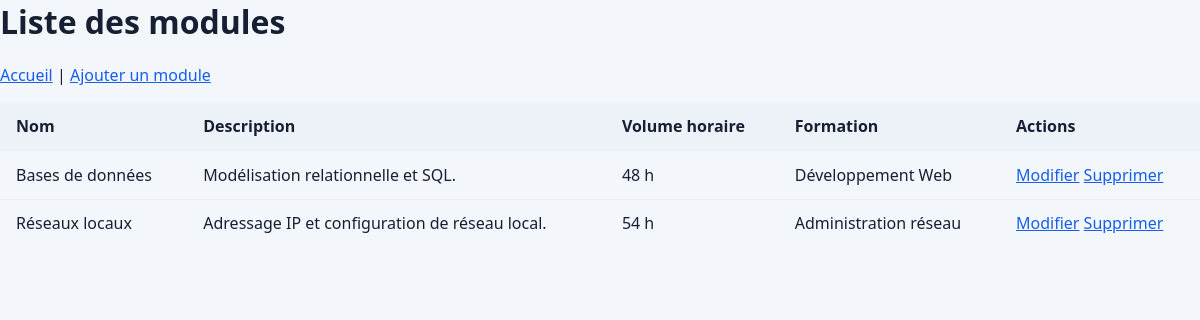
Screenshot of /modules/index.php with the database file from the repository.
### tables this page shows
CREATE TABLE IF NOT EXISTS modules (
    id_module INT UNSIGNED AUTO_INCREMENT PRIMARY KEY,
    nom VARCHAR(120) NOT NULL,
    description TEXT NOT NULL,
    volume_horaire SMALLINT UNSIGNED NOT NULL,
    formation_id INT UNSIGNED NOT NULL,
    CONSTRAINT fk_modules_formation
        FOREIGN KEY (formation_id) REFERENCES formations (id_formation)
        ON UPDATE CASCADE ON DELETE RESTRICT
);

CREATE TABLE IF NOT EXISTS formations (
    id_formation INT UNSIGNED AUTO_INCREMENT PRIMARY KEY,
    nom VARCHAR(120) NOT NULL,
    description TEXT NOT NULL,
    duree_heures SMALLINT UNSIGNED NOT NULL
);

### modules/index.php (the view, shortened to what this page needs)
<?php
require_once('../database/connexion.php');
$requete = $pdo->query(
    "SELECT modules.*, formations.nom AS formation
     FROM modules
     JOIN formations ON modules.formation_id = formations.id_formation"
);
$modules = $requete->fetchAll(PDO::FETCH_ASSOC);
?>
<!DOCTYPE html>
<html lang="fr">
<head>
    <link rel="stylesheet" href="../assets/style.css">
</head>
<body>
    <h1>Liste des modules</h1>
    <p><a href="../">Accueil</a> | <a href="create.php">Ajouter un module</a></p>
    <table>
        <tr><th>Nom</th><th>Description</th><th>Volume horaire</th><th>Formation</th><th>Actions</th></tr>
        <?php foreach ($modules as $module) { ?>
            <tr>
                <td><?= htmlspecialchars($module['nom']) ?></td>
                <td><?= htmlspecialchars($module['description']) ?></td>
                <td><?= htmlspecialchars($module['volume_horaire']) ?> h</td>
                <td><?= htmlspecialchars($module['formation']) ?></td>
                <td>
                    <a href="edit.php?id=<?= $module['id_module'] ?>">Modifier</a>
                    <a href="delete.php?id=<?= $module['id_module'] ?>">Supprimer</a>
                </td>
            </tr>
        <?php } ?>
    </table>
</body>
</html>

### assets/style.css (style rules this page uses)
:root { color-scheme: light; font-family: system-ui, -apple-system, "Segoe UI", sans-serif; color: #172033; background: #f3f6fb; }
* { box-sizing: border-box; }
body { margin: 0; }
a { color: #155eef; }
h1 { margin-top: 0; }
table { width: 100%; border-collapse: collapse; }
th, td { padding: 0.8rem 1rem; text-align: left; vertical-align: top; border-bottom: 1px solid #e8edf4; }
th { background: #edf2f8; white-space: nowrap; }
tr:last-child td { border-bottom: 0; }

### rows the page displays
modules: nom "Bases de données", description "Modélisation relationnelle et SQL.", volume_horaire "48", formation.nom "Développement Web"
modules: nom "Réseaux locaux", description "Adressage IP et configuration de réseau local.", volume_horaire "54", formation.nom "Administration réseau"
